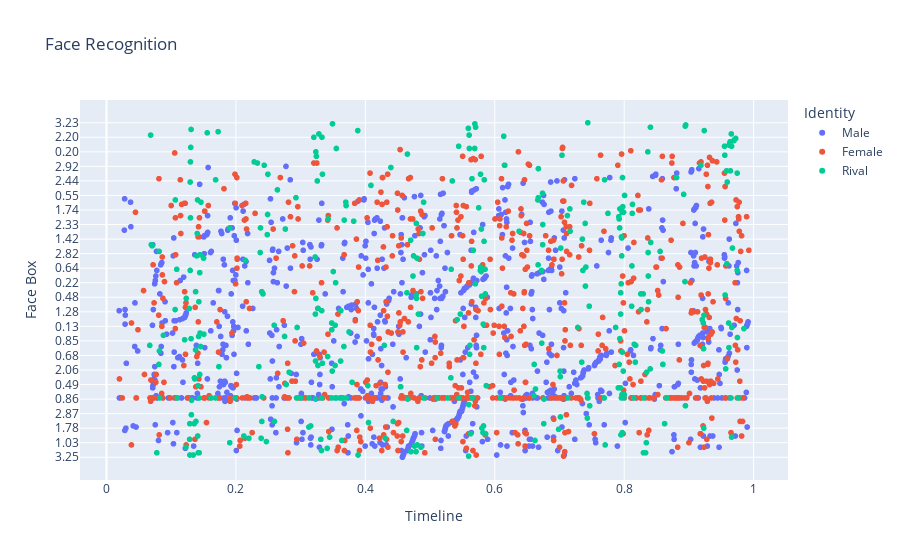

Notebook code for this chart:
### Markdown cell above
### ACTION UNITS
[DEPRECATED]

### Code cell
# User plotly to visualize something

AU = 2
AU_R = 1
AU_E = 18

E_TH = 0.5

import plotly.express as px
import pandas as pd

# Load all csv files in csv/
import glob
import os

csv_files = glob.glob("csv/*.csv")
# Convert all entries to structured data with attribute 0 as frame number, 1 as Face Box, and 5 as Identity
# Skip first two lines of each file
# Skip rows where Identity is N/A

USE_GENERAL_NAMES = True
USE_GENDER_NAMES = True
IGNORE_MINOR_CHARACTERS = True

FILM_FRAME_TOTALS = {
	"Cliff": 2097,
	"Our Village": 2377,
	"Diary of Nurse": 2297,
	"Sabrina": 2751,
	"The Man from Laramie": 2477,
	"Human Desire": 2200,
}

FILMS_WITH_EMOTION = FILM_FRAME_TOTALS.keys()

RIVALS = ["Keming", "Professor Yuan", "Haoru", "David", "Vic", "Carl"]
MALES = ["Zhanwu", "Fan Jun", "Changping", "Linus", "Will", "Jeff"]
LADIES = ["Shuzhen", "Fang Qing", "Suhua", "Sabrina", "Barbara", "Vicki"]

PROTAGONISTS = ["Zhanwu", "Fang Qing", "Suhua", "Sabrina", "Will", "Jeff"]
LOVES = ["Shuzhen", "Fan Jun", "Changping", "Linus", "Barbara", "Vicki"]

def get_name(name):
	if USE_GENDER_NAMES:
		if name in MALES:
			name = "Male"
		elif name in LADIES:
			name = "Female"
	else:
		if name in PROTAGONISTS:
			name = "Fan Jun"
		elif name in LOVES:
			name = "Love"
	return name

data = []
for file in csv_files:
	if file[4:-4] not in FILMS_WITH_EMOTION:
		continue
	with open(file) as f:
		emotion_file = "openface_cleaned/" + os.path.basename(file)[:-4] + ".csv"
		lines = f.readlines()[2:]
		for line in lines:
			line = line.split(",")
			if line[5] != "\"N/A\"":
				emotion_row = ""
				path = line[4][1:][:-1]
				with open(emotion_file) as ef:
					ef_lines = ef.readlines()
					for ef_line in ef_lines:
						ef_line = ef_line.split(",")
						if ef_line[0][:-4] == path[6:]:
							emotion_row = ef_line
							break
				if emotion_row == "":
					continue

				log1 = int(int(AU) + int(AU_R) + 1)
				log2 = int(int(AU) + int(AU_E) + 1)
				r = emotion_row[log1]
				e = float(emotion_row[log2])

				if e < E_TH:
					continue

				# Att 3 is frame numbder / film's total frames (the film is the name of the current csv file)
				total = FILM_FRAME_TOTALS[os.path.basename(file)[:-4]]
				frame = int(line[0][1:][:-1])
				name = line[5][1:][:-1]
				if USE_GENERAL_NAMES:
					if name in RIVALS:
						name = "Rival"
					name = get_name(name)
				if IGNORE_MINOR_CHARACTERS:
					if USE_GENERAL_NAMES:
						if name not in ["Rival", "Protagonist", "Female", "Male", "Love"]:
							continue
					else:
						if name not in RIVALS:
							if name not in PROTAGONISTS:
								if name not in LOVES:
									continue
				data.append([frame, r, name, frame / total, os.path.basename(file)[:-4]])

df = pd.DataFrame(data, columns=["Frame", "Face Box", "Identity", "Timeline", "Film"])
df["Identity"] = df["Identity"].astype(str)
df["Identity"] = df["Identity"].apply(lambda x: x.split(" ")[0])

# Create a scatter plot of the data
fig = px.scatter(df, x="Timeline", y="Face Box", color="Identity", hover_data=["Film"], title="Face Recognition")
fig.show()

### Figure 1 — Plotly figure (JSON) as saved in the notebook; plotly's stock layout.template omitted (floating-point values rounded to 4 significant figures; data arrays with more than 128 entries replaced by an {"elided": "..."} marker saying what was removed)
{"data": [{"customdata": {"elided": "862x1 str values"}, "hovertemplate": "Identity=Male<br>Timeline=%{x}<br>Face Box=%{y}<br>Film=%{customdata[0]}<extra></extra>", "legendgroup": "Male", "marker": {"color": "#636efa", "symbol": "circle"}, "mode": "markers", "name": "Male", "showlegend": true, "type": "scattergl", "x": {"elided": "862 float values"}, "xaxis": "x", "y": {"elided": "862 str values"}, "yaxis": "y"}, {"customdata": {"elided": "741x1 str values"}, "hovertemplate": "Identity=Female<br>Timeline=%{x}<br>Face Box=%{y}<br>Film=%{customdata[0]}<extra></extra>", "legendgroup": "Female", "marker": {"color": "#EF553B", "symbol": "circle"}, "mode": "markers", "name": "Female", "showlegend": true, "type": "scattergl", "x": {"elided": "741 float values"}, "xaxis": "x", "y": {"elided": "741 str values"}, "yaxis": "y"}, {"customdata": {"elided": "368x1 str values"}, "hovertemplate": "Identity=Rival<br>Timeline=%{x}<br>Face Box=%{y}<br>Film=%{customdata[0]}<extra></extra>", "legendgroup": "Rival", "marker": {"color": "#00cc96", "symbol": "circle"}, "mode": "markers", "name": "Rival", "showlegend": true, "type": "scattergl", "x": {"elided": "368 float values"}, "xaxis": "x", "y": {"elided": "368 str values"}, "yaxis": "y"}], "layout": {"legend": {"title": {"text": "Identity"}, "tracegroupgap": 0}, "title": {"text": "Face Recognition"}, "xaxis": {"anchor": "y", "domain": [0, 1], "title": {"text": "Timeline"}}, "yaxis": {"anchor": "x", "domain": [0, 1], "title": {"text": "Face Box"}}}}
